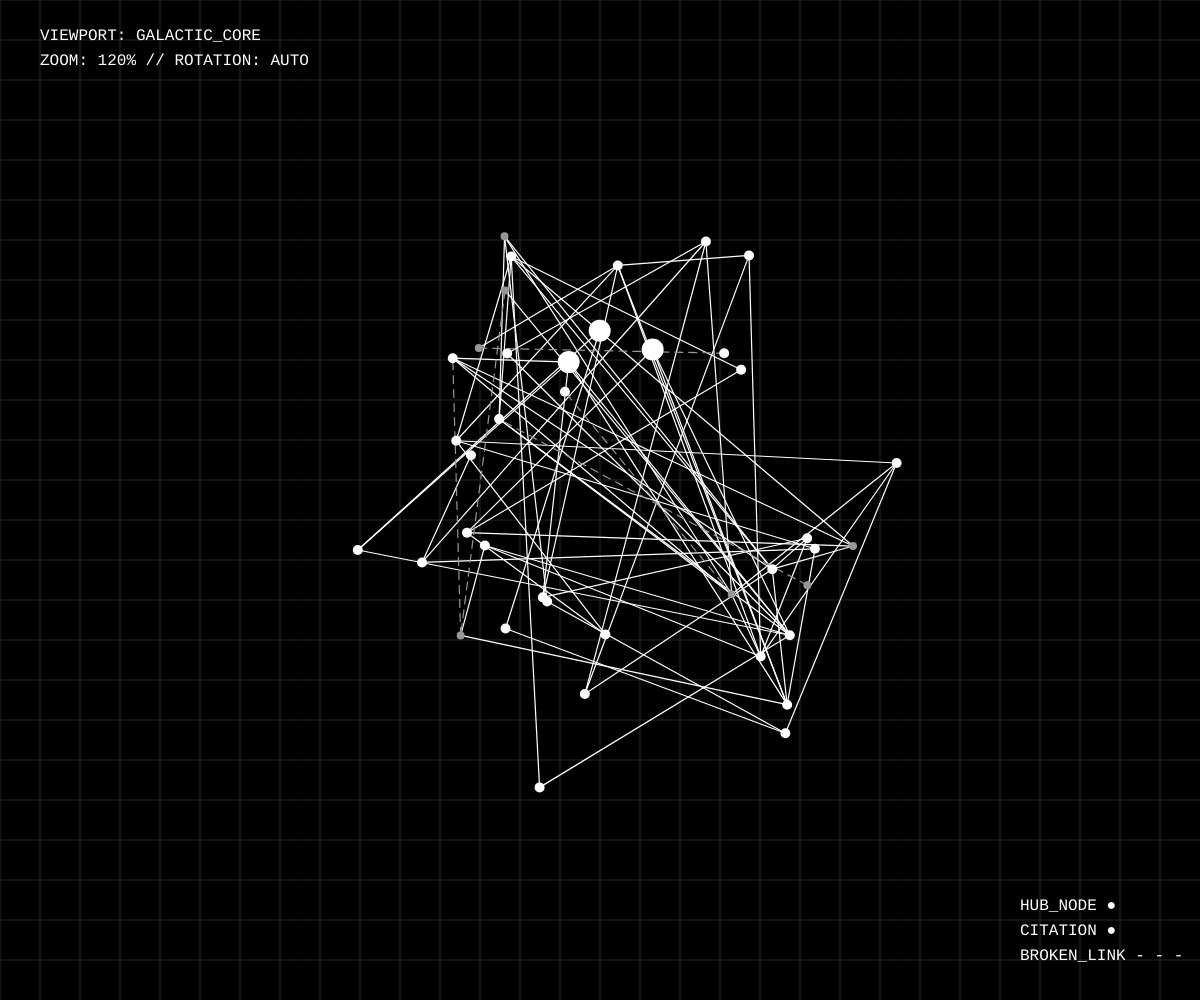
Frame 1 (no input)
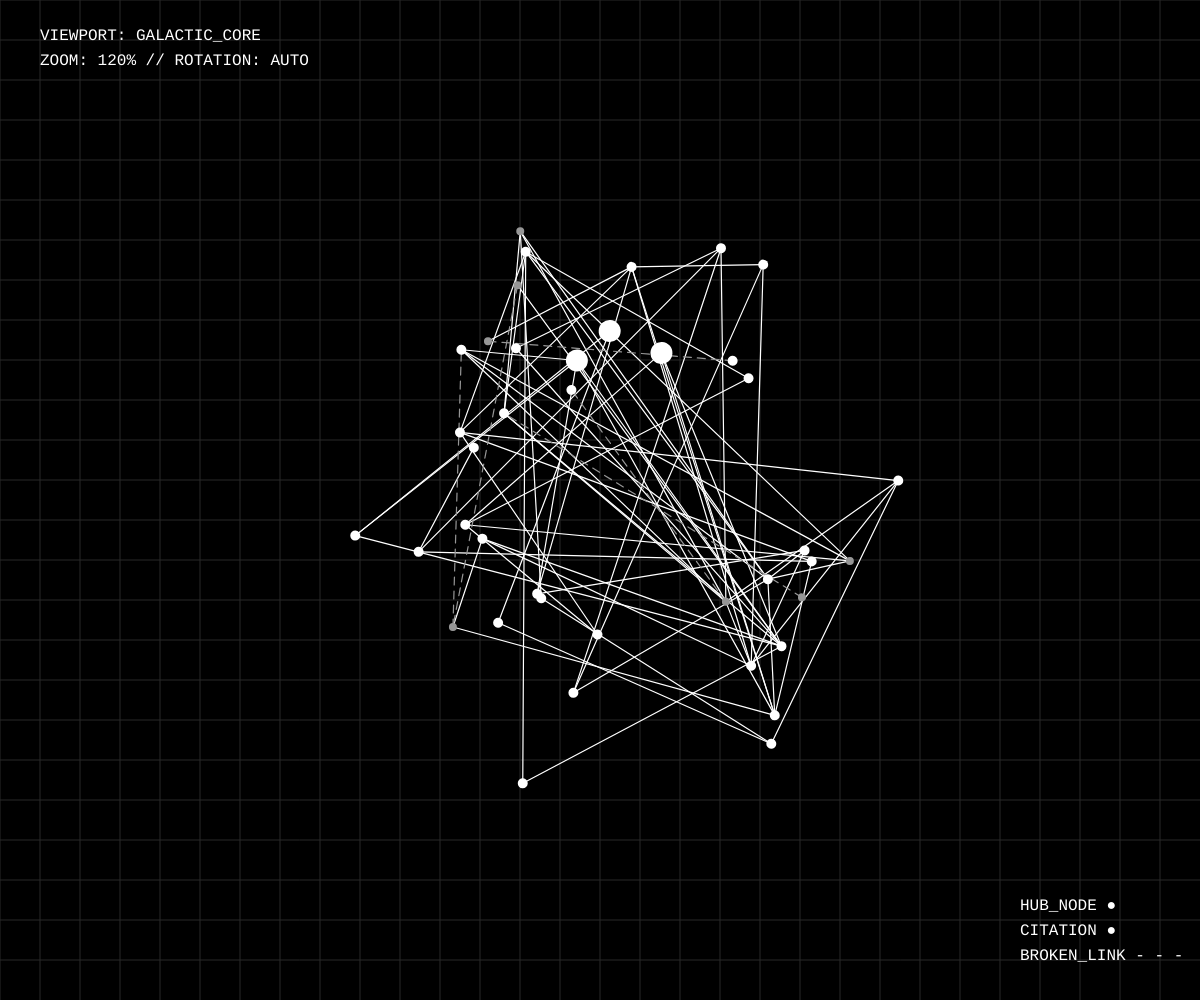
Frame 60 (no input)
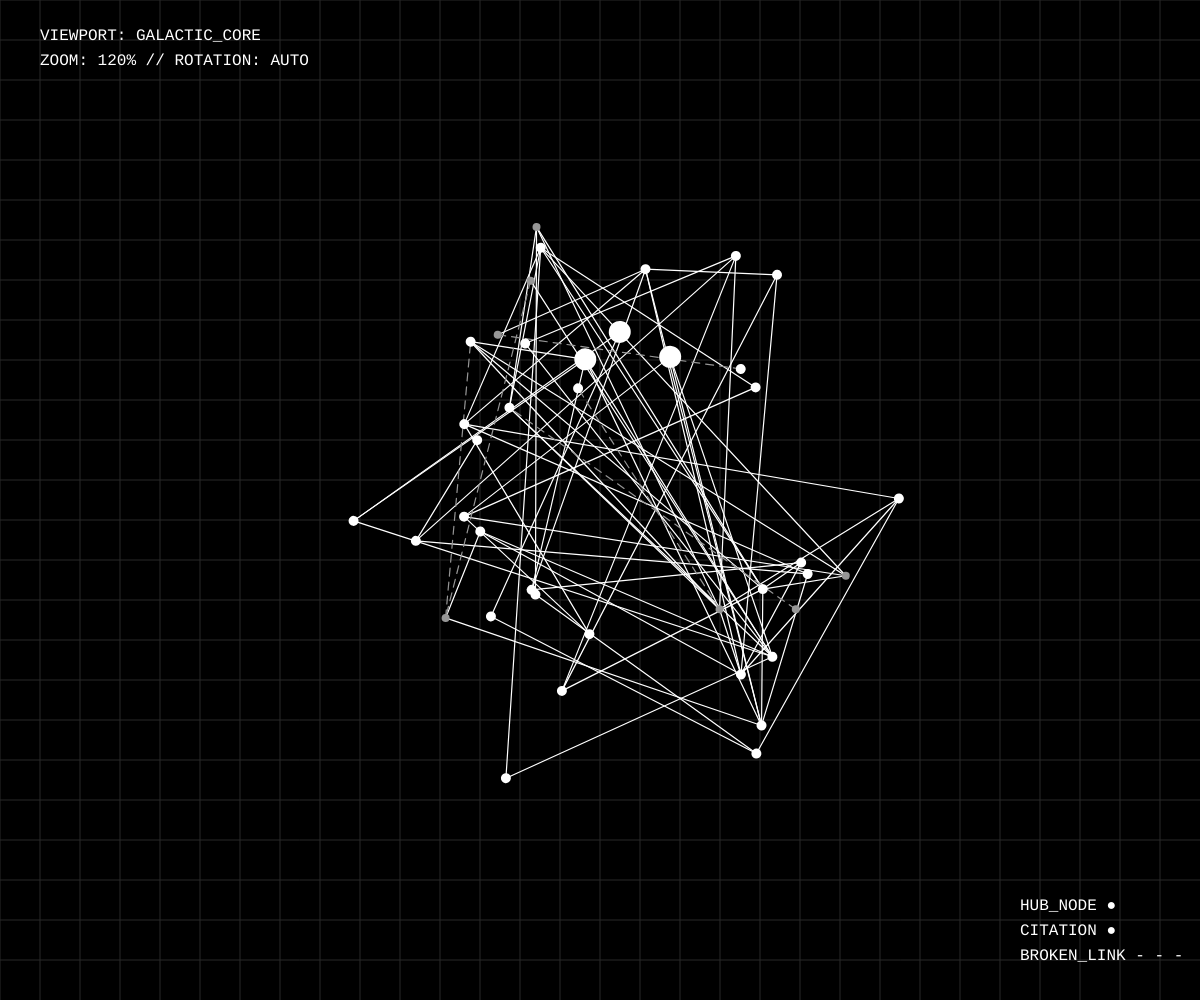
Frame 120 (the mouse pressed at the canvas centre since frame 60)

The p5.js sketch that drew these frames (run headless with seeded random() and noise() and a simulated clock; from frame 60 on, the mouse is pressed at the canvas centre):

// p5.js sketch
// ── sketch.js
let nodes = [];
let links = [];
let angle = 0;

let autoRotate = true;

const HUB = 0;
const NORMAL = 1;
const BROKEN = 2;


class Node {
  constructor(x, y, type = NORMAL) {
    this.x = x;
    this.y = y;
    this.type = type;
  }
}


class Link {
  constructor(a, b, broken = false) {
    this.a = a;
    this.b = b;
    this.broken = broken;
  }
}


function setup() {
  createCanvas(windowWidth, windowHeight);

  for (let i = 0; i < 40; i++) {
    let angle = random(TWO_PI);
    let r = random(100, 300);
    let x = width / 2 + cos(angle) * r;
    let y = height / 2 + sin(angle) * r;

    let type = NORMAL;
    if (i < 3) type = HUB;
    if (i > 32) type = BROKEN;

    nodes.push(new Node(x, y, type));
  }

  for (let i = 0; i < nodes.length; i++) {
    for (let j = i + 1; j < nodes.length; j++) {
      if (random() < 0.08) {
        links.push(new Link(nodes[i], nodes[j], false));
      }
    }
  }

  for (let i = 33; i < nodes.length; i++) {
    if (random() < 0.6) {
      links.push(new Link(nodes[i], random(nodes), true));
    }
  }

  stroke(255);
}


function draw() {
  background(0);

  drawGrid();
  drawHeader();

  push();
  translate(width / 2, height / 2);

  if (autoRotate) angle += 0.001;
  rotate(angle);

  translate(-width / 2, -height / 2);

  drawLinks();
  drawNodes();

  pop();
}

function drawGrid() {
  stroke(40);
  strokeWeight(1);

  for (let i = 0; i < width; i += 40) {
    line(i, 0, i, height);
  }
  for (let j = 0; j < height; j += 40) {
    line(0, j, width, j);
  }
}

function drawHeader() {
  noStroke();
  fill(255);
  textSize(16);
  textFont('monospace');

  text("VIEWPORT: GALACTIC_CORE", 40, 40);
  text("ZOOM: 120% // ROTATION: AUTO", 40, 65);

  text("HUB_NODE ●", width - 180, height - 90);
  text("CITATION ●", width - 180, height - 65);
  text("BROKEN_LINK - - -", width - 180, height - 40);
}


function drawNodes() {
  noStroke();

  for (let n of nodes) {
    if (n.type === HUB) {
      fill(255);
      ellipse(n.x, n.y, 22, 22);
    } else if (n.type === BROKEN) {
      fill(150);
      ellipse(n.x, n.y, 8, 8);
    } else {
      fill(255);
      ellipse(n.x, n.y, 10, 10);
    }
  }
}


function drawLinks() {
  for (let l of links) {
    if (l.broken) {
      stroke(150);
      drawingContext.setLineDash([8, 6]);
    } else {
      stroke(255);
      drawingContext.setLineDash([]);
    }

    strokeWeight(1.2);
    line(l.a.x, l.a.y, l.b.x, l.b.y);
  }
}


function windowResized() {
  resizeCanvas(windowWidth, windowHeight);
}
